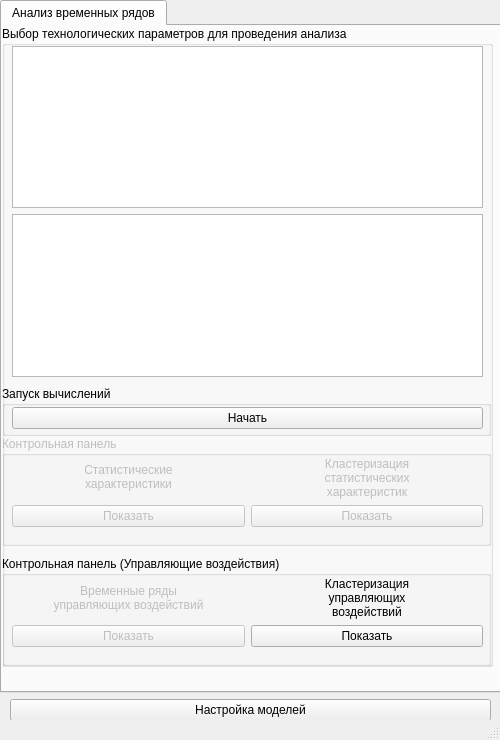
<?xml version="1.0" encoding="UTF-8"?>
<ui version="4.0">
 <class>MainWindow_Ru</class>
 <widget class="QMainWindow" name="MainWindow_Ru">
  <property name="geometry">
   <rect>
    <x>0</x>
    <y>0</y>
    <width>500</width>
    <height>740</height>
   </rect>
  </property>
  <property name="minimumSize">
   <size>
    <width>500</width>
    <height>740</height>
   </size>
  </property>
  <property name="maximumSize">
   <size>
    <width>500</width>
    <height>740</height>
   </size>
  </property>
  <property name="windowTitle">
   <string>MainWindow</string>
  </property>
  <property name="animated">
   <bool>false</bool>
  </property>
  <widget class="QWidget" name="centralwidget">
   <property name="minimumSize">
    <size>
     <width>500</width>
     <height>720</height>
    </size>
   </property>
   <property name="maximumSize">
    <size>
     <width>500</width>
     <height>720</height>
    </size>
   </property>
   <widget class="QWidget" name="verticalLayoutWidget">
    <property name="geometry">
     <rect>
      <x>0</x>
      <y>0</y>
      <width>501</width>
      <height>721</height>
     </rect>
    </property>
    <layout class="QVBoxLayout" name="verticalLayout">
     <property name="sizeConstraint">
      <enum>QLayout::SetMinimumSize</enum>
     </property>
     <item>
      <widget class="QTabWidget" name="tabWidget">
       <property name="cursor">
        <cursorShape>ArrowCursor</cursorShape>
       </property>
       <property name="currentIndex">
        <number>0</number>
       </property>
       <widget class="QWidget" name="TSA_tab">
        <attribute name="title">
         <string>Анализ временных рядов</string>
        </attribute>
        <widget class="QWidget" name="verticalLayoutWidget_2">
         <property name="geometry">
          <rect>
           <x>0</x>
           <y>0</y>
           <width>491</width>
           <height>641</height>
          </rect>
         </property>
         <layout class="QVBoxLayout" name="verticalLayout_3">
          <item>
           <widget class="QGroupBox" name="ParametersGroupboxTSA">
            <property name="title">
             <string>Выбор технологических параметров для проведения анализа</string>
            </property>
            <widget class="QWidget" name="gridLayoutWidget_5">
             <property name="geometry">
              <rect>
               <x>10</x>
               <y>20</y>
               <width>471</width>
               <height>331</height>
              </rect>
             </property>
             <layout class="QGridLayout" name="gridLayout_5">
              <item row="1" column="1">
               <widget class="QListWidget" name="OutputParametersTSA"/>
              </item>
              <item row="0" column="1">
               <widget class="QListWidget" name="ParametersTSA"/>
              </item>
             </layout>
            </widget>
            <widget class="QGroupBox" name="StartGroupBoxTSA">
             <property name="geometry">
              <rect>
               <x>0</x>
               <y>360</y>
               <width>489</width>
               <height>50</height>
              </rect>
             </property>
             <property name="maximumSize">
              <size>
               <width>16777215</width>
               <height>50</height>
              </size>
             </property>
             <property name="title">
              <string>Запуск вычислений</string>
             </property>
             <widget class="QWidget" name="gridLayoutWidget_2">
              <property name="geometry">
               <rect>
                <x>10</x>
                <y>20</y>
                <width>471</width>
                <height>25</height>
               </rect>
              </property>
              <layout class="QGridLayout" name="gridLayout_2">
               <item row="0" column="0">
                <widget class="QPushButton" name="StartButtonTSA">
                 <property name="cursor">
                  <cursorShape>PointingHandCursor</cursorShape>
                 </property>
                 <property name="text">
                  <string>Начать</string>
                 </property>
                </widget>
               </item>
              </layout>
             </widget>
            </widget>
            <widget class="QGroupBox" name="ControlPanelTSA">
             <property name="enabled">
              <bool>false</bool>
             </property>
             <property name="geometry">
              <rect>
               <x>0</x>
               <y>410</y>
               <width>489</width>
               <height>110</height>
              </rect>
             </property>
             <property name="maximumSize">
              <size>
               <width>1000</width>
               <height>110</height>
              </size>
             </property>
             <property name="title">
              <string>Контрольная панель</string>
             </property>
             <widget class="QWidget" name="gridLayoutWidget">
              <property name="geometry">
               <rect>
                <x>10</x>
                <y>20</y>
                <width>471</width>
                <height>71</height>
               </rect>
              </property>
              <layout class="QGridLayout" name="gridLayout">
               <item row="0" column="1">
                <widget class="QLabel" name="FeaturesDataLabelTSA">
                 <property name="text">
                  <string>&lt;html&gt;&lt;head/&gt;&lt;body&gt;&lt;p&gt;Статистические &lt;br/&gt;характеристики&lt;/p&gt;&lt;/body&gt;&lt;/html&gt;</string>
                 </property>
                 <property name="alignment">
                  <set>Qt::AlignCenter</set>
                 </property>
                </widget>
               </item>
               <item row="1" column="1">
                <widget class="QPushButton" name="FeaturesDataButtonTSA">
                 <property name="cursor">
                  <cursorShape>PointingHandCursor</cursorShape>
                 </property>
                 <property name="text">
                  <string>Показать</string>
                 </property>
                </widget>
               </item>
               <item row="1" column="2">
                <widget class="QPushButton" name="ClusterDataButtonTSA">
                 <property name="cursor">
                  <cursorShape>PointingHandCursor</cursorShape>
                 </property>
                 <property name="text">
                  <string>Показать</string>
                 </property>
                </widget>
               </item>
               <item row="0" column="2">
                <widget class="QLabel" name="ClusterDataLabelTSA">
                 <property name="text">
                  <string>Кластеризация
статистических
характеристик</string>
                 </property>
                 <property name="alignment">
                  <set>Qt::AlignCenter</set>
                 </property>
                </widget>
               </item>
              </layout>
             </widget>
            </widget>
            <widget class="QGroupBox" name="ControlPanelTSA_2">
             <property name="enabled">
              <bool>true</bool>
             </property>
             <property name="geometry">
              <rect>
               <x>0</x>
               <y>530</y>
               <width>489</width>
               <height>110</height>
              </rect>
             </property>
             <property name="maximumSize">
              <size>
               <width>1000</width>
               <height>110</height>
              </size>
             </property>
             <property name="title">
              <string>Контрольная панель (Управляющие воздействия)</string>
             </property>
             <widget class="QWidget" name="gridLayoutWidget_9">
              <property name="geometry">
               <rect>
                <x>10</x>
                <y>20</y>
                <width>471</width>
                <height>71</height>
               </rect>
              </property>
              <layout class="QGridLayout" name="gridLayout_10">
               <item row="0" column="0">
                <widget class="QLabel" name="RawDataLabelTSA">
                 <property name="enabled">
                  <bool>false</bool>
                 </property>
                 <property name="text">
                  <string>Временные ряды
управляющих воздействий</string>
                 </property>
                 <property name="alignment">
                  <set>Qt::AlignCenter</set>
                 </property>
                </widget>
               </item>
               <item row="0" column="2">
                <widget class="QLabel" name="ClusterDataLabelTSA_2">
                 <property name="enabled">
                  <bool>true</bool>
                 </property>
                 <property name="text">
                  <string>Кластеризация
управляющих
воздействий</string>
                 </property>
                 <property name="alignment">
                  <set>Qt::AlignCenter</set>
                 </property>
                </widget>
               </item>
               <item row="1" column="2">
                <widget class="QPushButton" name="ClusterDataButtonRAW">
                 <property name="enabled">
                  <bool>true</bool>
                 </property>
                 <property name="cursor">
                  <cursorShape>PointingHandCursor</cursorShape>
                 </property>
                 <property name="text">
                  <string>Показать</string>
                 </property>
                </widget>
               </item>
               <item row="1" column="0">
                <widget class="QPushButton" name="RawDataButtonTSA">
                 <property name="enabled">
                  <bool>false</bool>
                 </property>
                 <property name="cursor">
                  <cursorShape>PointingHandCursor</cursorShape>
                 </property>
                 <property name="text">
                  <string>Показать</string>
                 </property>
                </widget>
               </item>
              </layout>
             </widget>
            </widget>
           </widget>
          </item>
         </layout>
        </widget>
       </widget>
      </widget>
     </item>
     <item>
      <layout class="QHBoxLayout" name="horizontalLayout">
       <property name="leftMargin">
        <number>10</number>
       </property>
       <property name="rightMargin">
        <number>10</number>
       </property>
       <item>
        <widget class="QPushButton" name="administrator_button">
         <property name="cursor">
          <cursorShape>PointingHandCursor</cursorShape>
         </property>
         <property name="text">
          <string>Настройка моделей</string>
         </property>
        </widget>
       </item>
      </layout>
     </item>
    </layout>
   </widget>
  </widget>
  <widget class="QStatusBar" name="statusbar"/>
 </widget>
 <resources/>
 <connections/>
</ui>
